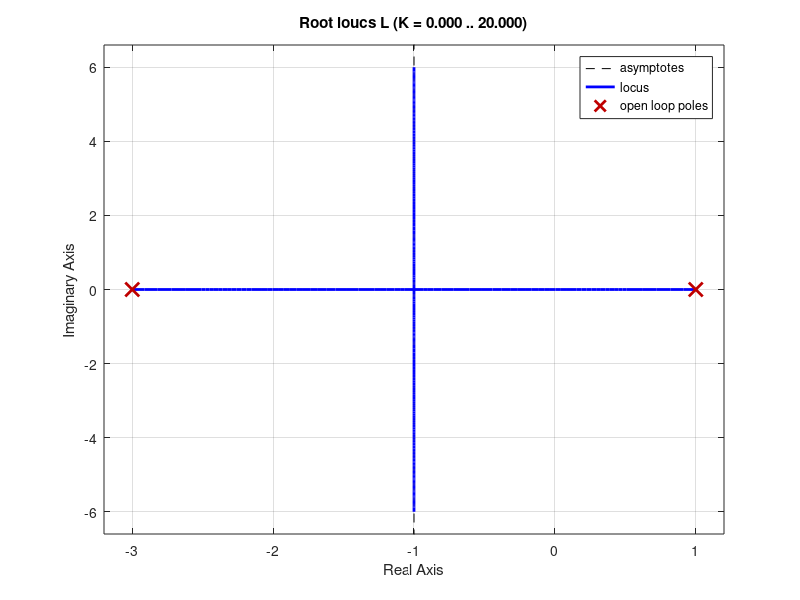

The MATLAB source for this figure:
s = tf('s'); % Define a Laplace parameter
G = 2/(s-1); H = 1/(s+3); % Individual Transfer Functions
L = G*H; % Loop Transfer Function
rlocus(L); grid on % Root Locus Plot of Loop Transfer Function

